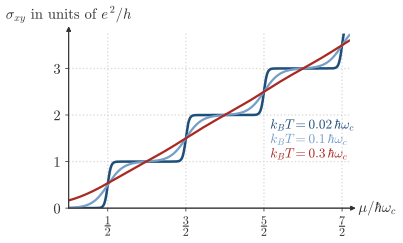

This figure's Python source:
"""Session 3, section 3.6, the Hall conductivity of equally spaced Landau levels against the chemical potential, for
three temperatures.

The levels are at n + 1/2 in units of hbar omega_c, and each of them has the Chern number 1. In a clean system the Hall
conductivity is e^2/h times the sum of the occupations of the levels, which are Fermi functions of the chemical
potential mu. The plateau is quantified by the part of the first gap, 1/2 < mu < 3/2, where the value is within one
percent of e^2/h. This is a formula and not a diagonalization, so it has no pyqula script."""
import os, sys
sys.path.insert(0, os.path.join(os.path.dirname(os.path.abspath(__file__)), '..'))
import numpy as np
from scipy.special import expit
import style

levels = np.arange(60) + 0.5


def sigma(mu, kT):
    return expit((np.atleast_1d(mu)[:, None] - levels[None]) / kT).sum(1)


Ts = (0.02, 0.1, 0.3)
flat = {}
for kT in Ts:
    m = np.linspace(0.5, 1.5, 200001)
    flat[kT] = np.mean(np.abs(sigma(m, kT) - 1) < 0.01)
print('part of the first gap within one percent of e^2/h', flat)
assert abs(flat[0.02] - 0.82) < 0.005 and abs(flat[0.1] - 0.14) < 0.005 and abs(flat[0.3] - 0.02) < 0.005

mu = np.linspace(0, 3.6, 900)
fig, ax = style.figure(height_cm=6.0, width_cm=9.6)
ax.set_xlim(0, 3.6); ax.set_ylim(0, 3.75)
for n in range(4):
    style.guide(ax, x=n + 0.5, ls=':')
for c in (1, 2, 3):
    style.guide(ax, y=c, ls=':')
for kT, col, lw in zip(Ts, (style.ACCENT, style.LIGHT, style.BROKEN), (1.9, 1.7, 1.7)):
    ax.plot(mu, sigma(mu, kT), color=col, lw=lw)
style.plt.rcParams.update({'font.size': 11})
style.arrows(ax, xlabel=r'$\mu/\hbar\omega_c$', ylabel=r'$\sigma_{xy}$ in units of $e^2/h$', ticks=True)
ax.set_xticks([0.5, 1.5, 2.5, 3.5]); ax.set_xticklabels([r'$\frac{1}{2}$', r'$\frac{3}{2}$', r'$\frac{5}{2}$', r'$\frac{7}{2}$'], fontsize=13)
ax.set_yticks([0, 1, 2, 3]); ax.set_yticklabels(['0', '1', '2', '3'], fontsize=11)
ax.tick_params(length=2.5, width=0.6)
style.label(ax, 2.58, 1.78, r'$k_BT=0.02\,\hbar\omega_c$', color=style.ACCENT, fontsize=10, ha='left')
style.label(ax, 2.58, 1.47, r'$k_BT=0.1\,\hbar\omega_c$', color=style.LIGHT, fontsize=10, ha='left')
style.label(ax, 2.58, 1.16, r'$k_BT=0.3\,\hbar\omega_c$', color=style.BROKEN, fontsize=10, ha='left')
style.save(fig, __file__)
